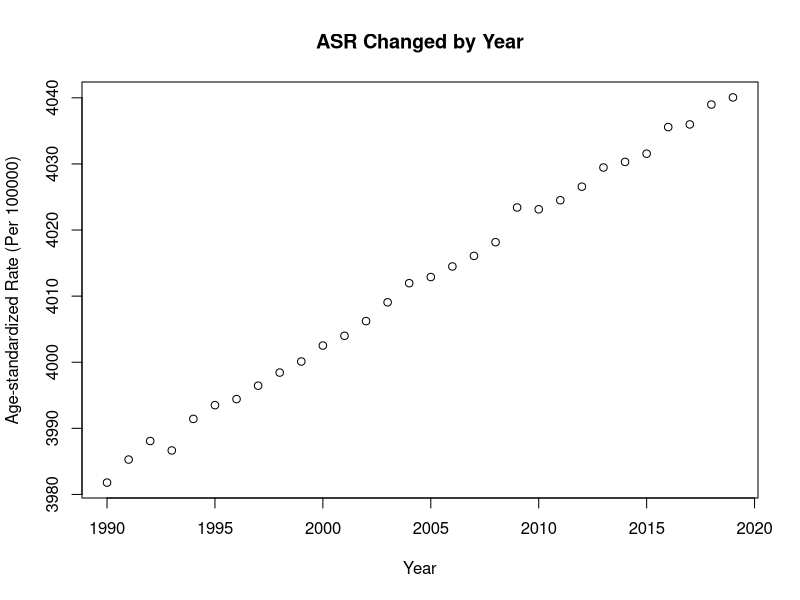

The R script that drew this image:
# This is the code for Estimated Annual Percentage Change (EAPC).

# Make the data -----------------------------------------------------------

set.seed(1234)
year <- seq(1990, 2019, 1)
asr <- 2*year + 3  + rnorm(length(year), mean = 0, sd = 1)

# To show the data with point plot ----------------------------------------

plot(x = year, y = asr, 
     main = "ASR Changed by Year",
     xlab = "Year", 
     ylab = "Age-standardized Rate (Per 100000)")

# Fit Formula -------------------------------------------------------------

lnasr <- log(asr, base = exp(1))
fit <- lm(lnasr ~ year)
summary(fit)

# EAPC Calculation --------------------------------------------------------

eapc <- exp(coef(fit)[2])-1; eapc
eapc.ci <- exp(confint(fit)[2,])-1; eapc.ci

